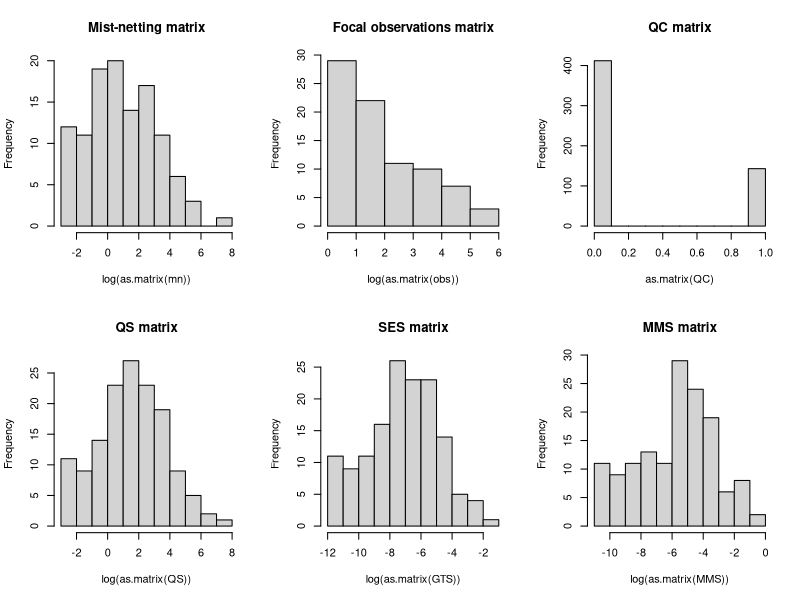

Here is the R script that generated this plot:
## ---- chunk 1
knitr::opts_chunk$set(echo = TRUE)
## ---- chunk 2
library(tidyverse)
library(tibble)
library(RColorBrewer)
library(gridExtra)
library(ggplot2)
library(ggpubr)
## ---- chunk 3
hr.mn <- read.csv("../Case_studies_datasets/hr_mn_clean.csv",header=T,sep=",",dec=".")
hr.obs <- read.csv("../Case_studies_datasets/hr_obs_clean.csv",header=T,sep=",",dec=".")
## ---- chunk 4
mn <- hr.mn%>%column_to_rownames(var="AASPECIES")
obs <- hr.obs%>%column_to_rownames(var="AASPECIES")
## ---- chunk 5
# Sum up qualitative matrices
QS <- mn+obs
QC=QS
QC[QS!=0]=1
## ---- chunk 6
# Sum up quantitative matrices
QS <- mn+obs

## ---- chunk 7
# Grand total
mn.gts<- mn/sum(mn)
obs.gts<- obs/sum(obs)
GTS<- (mn.gts+obs.gts)/2
## ---- chunk 8
# Min-Max scaling
mn.mms<- (mn-min(mn))/(max(mn)-min(mn))
obs.mms<- (obs-min(obs))/(max(obs)-min(obs))
MMS<- (mn.mms+obs.mms)/2
## ---- chunk 9
write.csv(QC, file="HR_QC.csv")
write.csv(QS, file="HR_QS.csv")
write.csv(GTS, file="HR_GTS.csv")
write.csv(MMS, file="HR_MMS.csv")
## ---- chunk 10
par(mfrow= c(2,3))

hist(log(as.matrix(mn)), main="Mist-netting matrix")
hist(log(as.matrix(obs)), main="Focal observations matrix")
hist(as.matrix(QC), main="QC matrix")
hist(log(as.matrix(QS)), main="QS matrix")
hist(log(as.matrix(GTS)), main="SES matrix")
hist(log(as.matrix(MMS)), main= "MMS matrix") #NaN produced because 0 values
